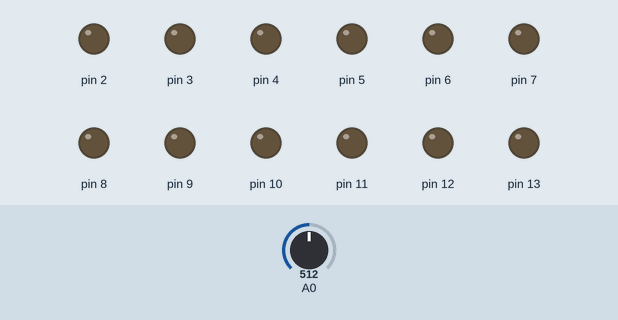
This sketch was run on a simulated Arduino Uno, built with avr-gcc and run on an emulated ATmega328P. Parts: output pins drawn as LEDs (lit = HIGH). The inputs (shaded band) are chosen by the test bench; at power-on: A0 = 512.

Above: at 1.7 s.
1.8 s: A0 set to 716
At 3.0 s:
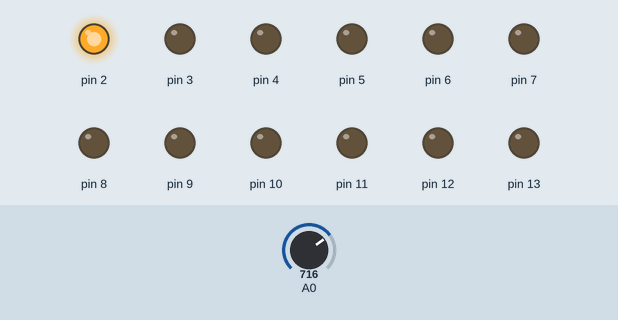
3.3 s: A0 set to 689
At 4.3 s:
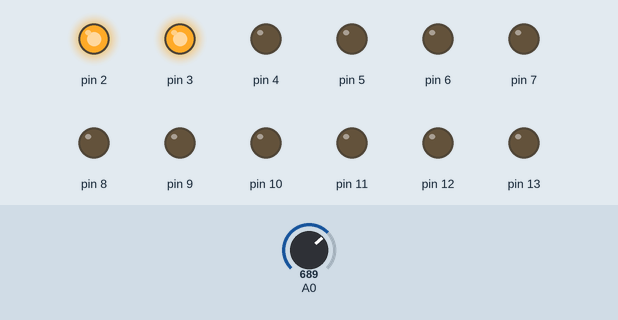
4.8 s: A0 set to 511
At 5.4 s:
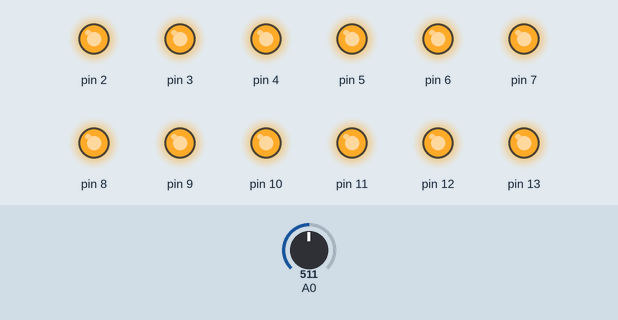
6.3 s: A0 set to 523
At 7.5 s:
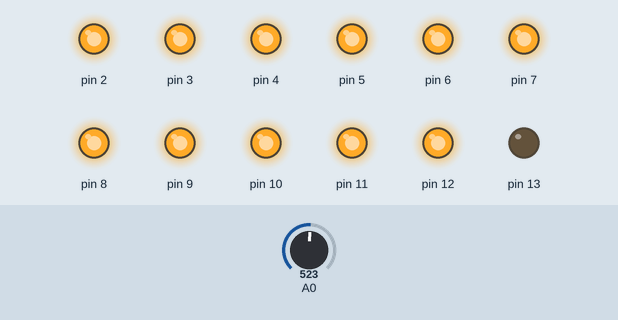
7.8 s: A0 set to 306
At 8.9 s:
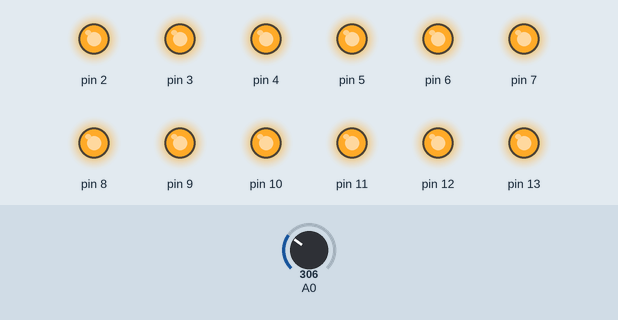
Timing chart, 0 to 10.3 s (numbered marks = the images above; inputs shaded):
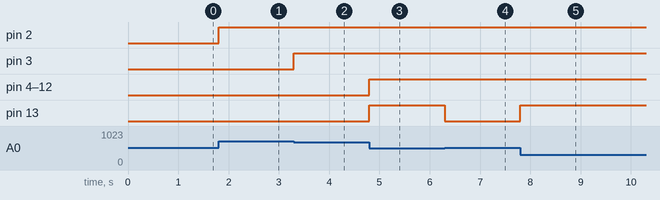

Measured:
- the behaviour switches between 699 and 698 on A0 (found by bisection; images 1 and 2)
- the behaviour switches between 511 and 512 on A0 (found by bisection; images 3 and 4)
- after the input at 1.8 s, pin 2: LOW → HIGH at once
- after the input at 3.3 s, pin 3: LOW → HIGH at once
- after the input at 4.8 s, pin 4–13: LOW → HIGH at once
- after the input at 6.3 s, pin 13: HIGH → LOW at once
- after the input at 7.8 s, pin 13: LOW → HIGH at once

The sketch:

Temperature_theremin.ino
```cpp
float R1 = 10000;

void setup(){
  Serial.begin(115200);
  delay(500);
  for(int i = 2; i < 14; i++){
    pinMode(i, OUTPUT);
  }
}

float highest = -1000, lowest = 1000;

void loop(){
  int Vo = analogRead(A0);
  float R2 = R1 / (1023.0 / (float)Vo - 1.0);
  float logR2 = log(R2);
  float c1 = 1.009249522e-03, c2 = 2.378405444e-04, c3 = 2.019202697e-07;
  float T = (1.0 / (c1 + c2*logR2 + c3*logR2*logR2*logR2));
  float tempC = T - 273.15;
  if(tempC > highest){
    highest = tempC;
  }
  if(tempC < lowest){
    lowest = tempC;
  }
  int level = map(tempC*1000, lowest*1000, highest*1000, 2000, 13000)/1000;
  for(int i = 2; i < level+1; i++){
    digitalWrite(i, HIGH);
  }
  for(int i = level+1; i < 14; i++){
    digitalWrite(i, LOW);
  }
}
```
